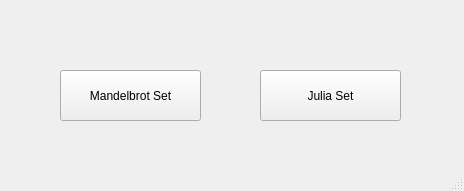
<?xml version="1.0" encoding="UTF-8"?>
<ui version="4.0">
 <class>MainWindow</class>
 <widget class="QMainWindow" name="MainWindow">
  <property name="geometry">
   <rect>
    <x>0</x>
    <y>0</y>
    <width>464</width>
    <height>191</height>
   </rect>
  </property>
  <property name="windowTitle">
   <string>Fractals</string>
  </property>
  <widget class="QWidget" name="centralwidget">
   <widget class="QPushButton" name="pushButton">
    <property name="geometry">
     <rect>
      <x>60</x>
      <y>70</y>
      <width>141</width>
      <height>51</height>
     </rect>
    </property>
    <property name="text">
     <string>Mandelbrot Set</string>
    </property>
   </widget>
   <widget class="QPushButton" name="pushButton_2">
    <property name="geometry">
     <rect>
      <x>260</x>
      <y>70</y>
      <width>141</width>
      <height>51</height>
     </rect>
    </property>
    <property name="text">
     <string>Julia Set</string>
    </property>
   </widget>
  </widget>
  <widget class="QStatusBar" name="statusbar"/>
 </widget>
 <resources/>
 <connections/>
</ui>
